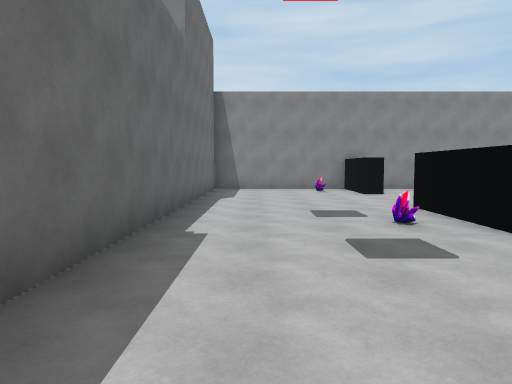
View 1 (above)

12 first-person views from a walk through a scene from a Unity 3-D project. The camera is 1.5 m above the floor, tilts 4° down and sees 70° across. The floor is counted in squares, 2 m on a side. Each view is taken from the middle of a square. On the plan, view 1 faces up. The plan holds only what a view shows up to about 11 squares ahead; the rest is blank. The place goes on beyond the plan. The player is left out.

View 2
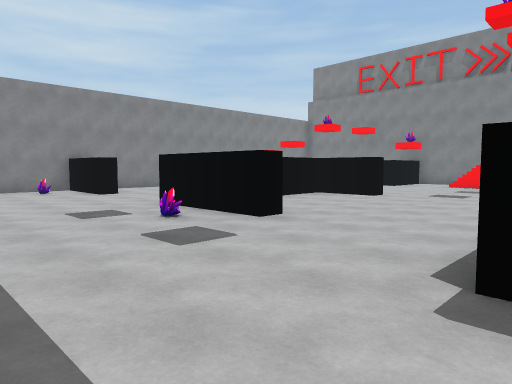

View 3
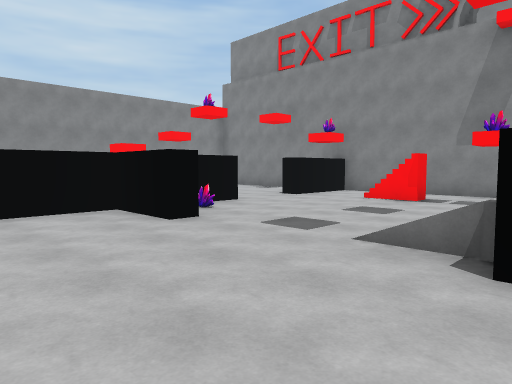

View 4
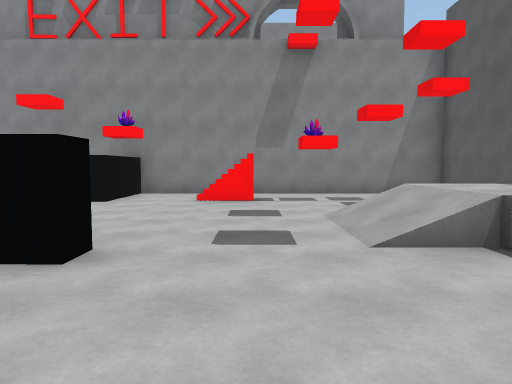

View 5
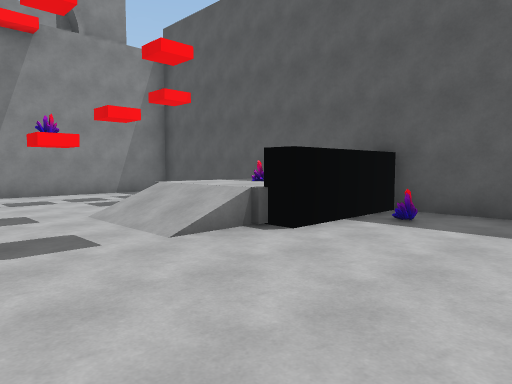

View 6
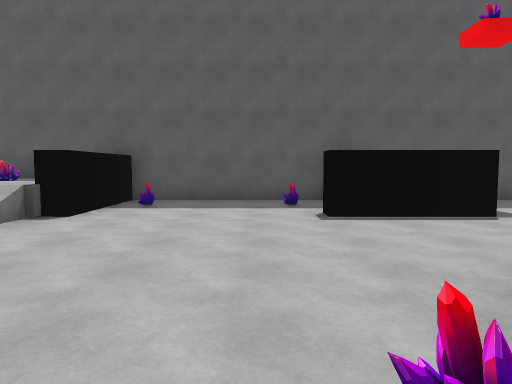

View 7
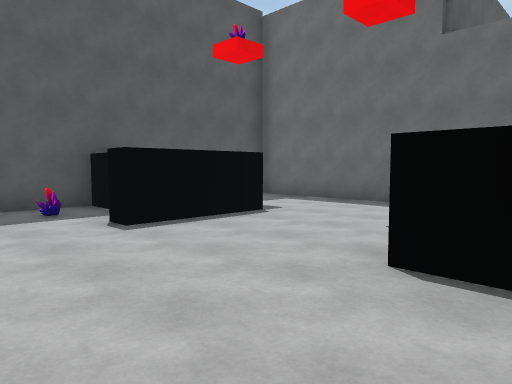

View 8
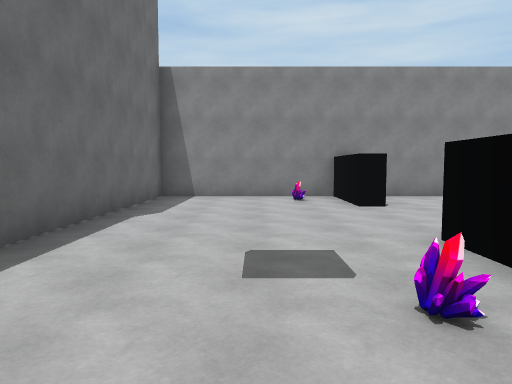

View 9
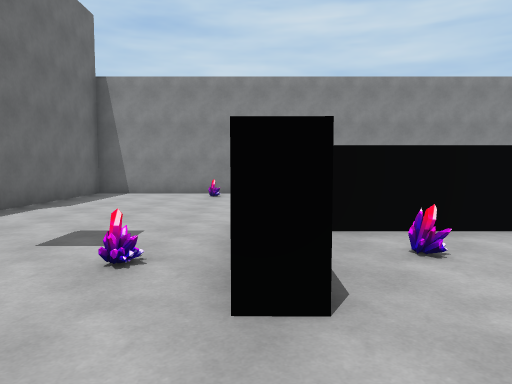

View 10
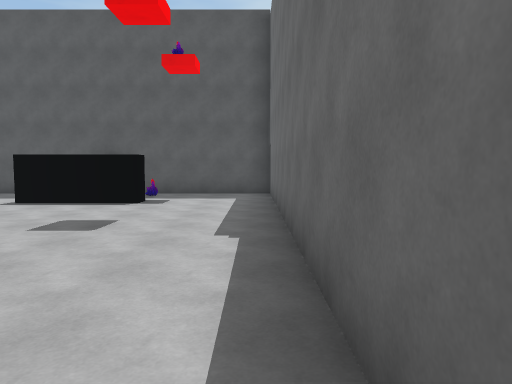

View 11
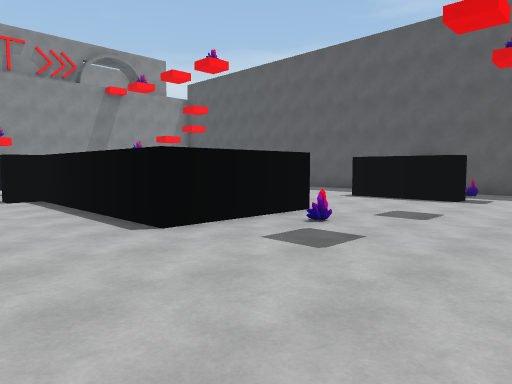

View 12
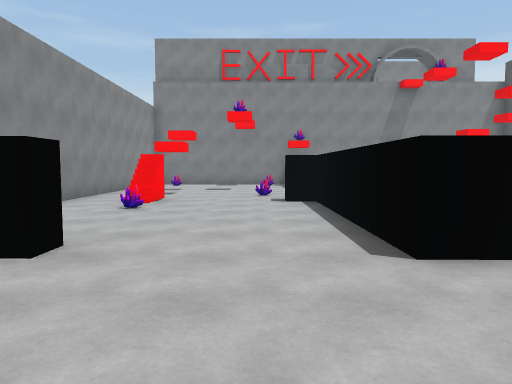

### Floor plan
Key: @ floor where view 1 was taken; # wall or solid block; . main floor; : floor 1 m higher than the main floor; / step, stairs or slope; = window, fence, low wall or low ledge; C crystal; O other object.
Columns run from 2 left of view 1 to 16 right of it. Each row starts with its distance up from view 1.
 13 ##############
 12 #....#........
 11 #...O#....#.
 10 #....#...C....
  9 #.............
  8 #..........O...
  7 #.....#######..####
  6 #....##...# ......#
  5 #...C#C...#C......#
  4 #....#........./  #
  3 #............../..#
  2 #..........//.....#
  1 #..........//.....#
  0 #.@.##....=::. ...#
 -1 #...O#C..C=:C.   .#
 -2 #....#....=::     #
 -3 ##################

Where each view was taken, in squares from view 1:
view 1: 0 up, 0 right, facing up
view 2: 0 up, 1 left, facing up-right
view 3: 0 up, 5 right, facing up-right
view 4: 3 up, 5 right, facing right
view 5: 4 up, 5 right, facing down-right
view 6: 6 up, 5 right, facing down
view 7: 5 up, 6 right, facing down-left
view 8: 3 up, 1 right, facing up
view 9: 2 up, 3 right, facing up
view 10: 8 up, 1 left, facing down
view 11: 9 up, 1 left, facing down-right
view 12: 8 up, 0 right, facing right
